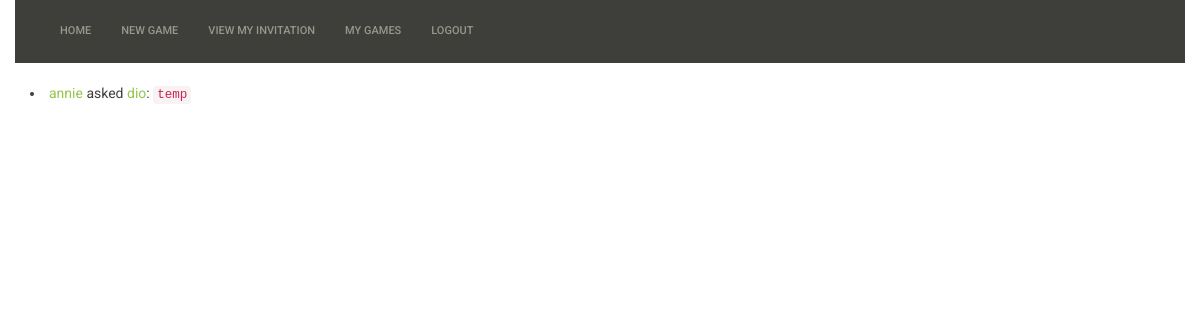
Page /tictactoe/view_invitation (signed in) on the earlier database version.
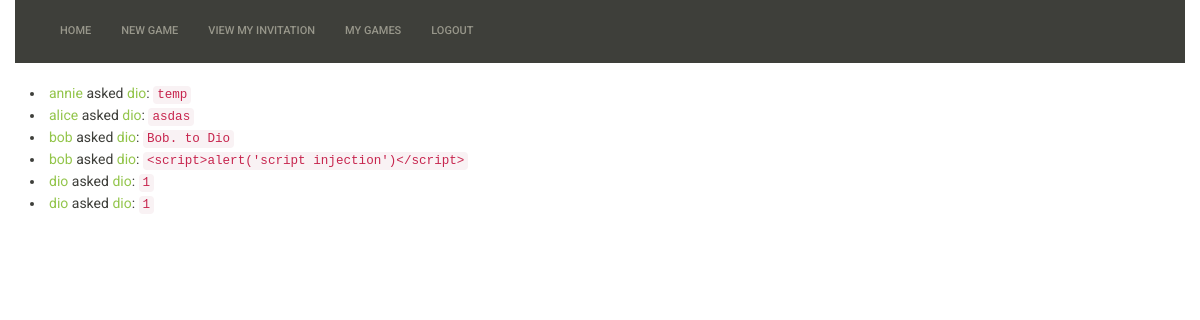
Same page on the later database version.
### tictactoe/models.py (models this page shows)
class Invitation(models.Model):
    from_user = models.ForeignKey(User, related_name="invitations_sent")
    to_user = models.ForeignKey(User, related_name="invitation_received")
    message = models.CharField(max_length=300)
    timestamp = models.DateTimeField(auto_now_add=True)
    objects = InvitationManager()

### tictactoe/views.py (the view)
# urls.py: url(r'^tictactoe/view_invitation', tictactoe_views.view_invitation, name="tictactoe_view_invitation")
@login_required
def view_invitation(request):
    invites = Invitation.objects.invitation_for_user(request.user)
    return render(request, "tictactoe/view_invitation.html", {'invites': invites})

### tictactoe/models.py (called while the page is built)
    def invitation_for_user(self, user):
        return super(InvitationManager, self).get_queryset().filter(Q(to_user_id=user.id))

### tictactoe/templates/tictactoe/view_invitation.html (shortened to what this page needs)
{% extends "base.html" %}
{% block content %}
{%  for invite in invites %}
    <li><a href="#">{{ invite.from_user }}</a> asked <a href="#">{{ invite.to_user }}</a>: <code>{{ invite.message }}</code></li>
{%  endfor %}
{% endblock content %}

### templates/base.html (shortened to what this page needs)
{% load staticfiles %}
<!DOCTYPE html>
<html>
    <head>
            {% block styling %}
                <link rel="stylesheet" href="{% static 'bootstrap.min.css' %}" />
            {% endblock styling %}
    </head>
    <body>
           <div class="navbar navbar-default navbar-static-top container">
               <div class="container">
                   <div class="navbar-header">
                       <ul class="nav navbar-nav">
                           <li><a href="{% url 'boardgames_main_home' %}">Home</a></li>
                           {% if user.is_authenticated %}
                               <li><a href="{% url 'tictactoe_new_invitation' %}">New Game</a></li>
                               <li><a href="{% url 'tictactoe_view_invitation' %}">View My Invitation</a></li>
                               <li><a href="{% url 'user_home' %}">My Games</a></li>
                               <li><a href="{% url 'boardgames_logout' %}">Logout</a></li>
                           {% else %}
                               <li><a href="{% url 'boardgames_login' %}">Login</a></li>
                           {% endif %}
                       </ul>
                   </div>
               </div>
           </div>
        <div class="container">
            {% block content %}
            {% endblock %}
        </div>
    </body>
</html>

Differences in the rows shown:
added Invitation: from_user "alice", to_user "dio", message "asdas"
added Invitation: from_user "bob", to_user "dio", message "Bob. to Dio"
added Invitation: from_user "bob", to_user "dio", message "<script>alert('script injection')</script>"
added Invitation: from_user "dio", to_user "dio", message "1"
added Invitation: from_user "dio", to_user "dio", message "1"
